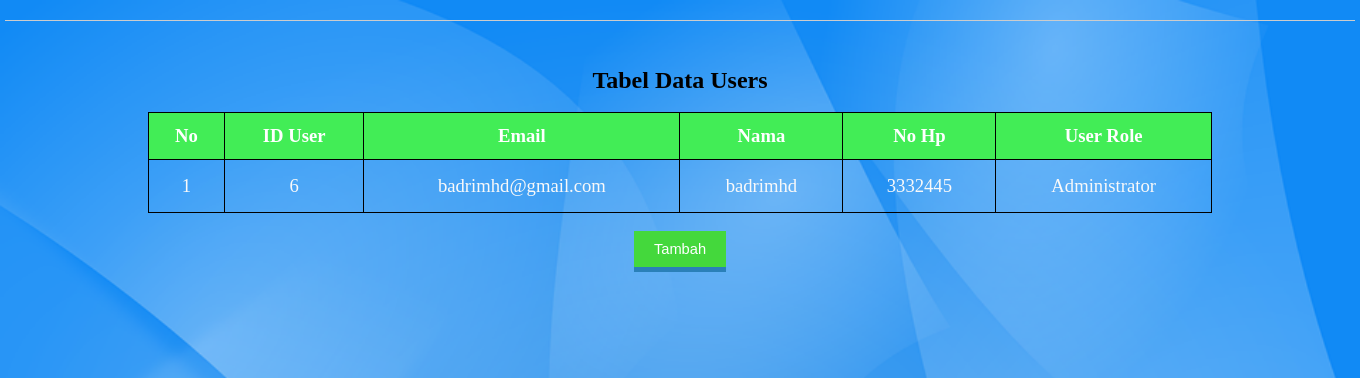
The page /user_tampil.php on the database its author committed.
### tables this page shows
CREATE TABLE `tb_users` (
  `user_id` int(11) NOT NULL,
  `user_email` varchar(50) NOT NULL,
  `user_password` varchar(100) NOT NULL,
  `user_nama` varchar(100) NOT NULL,
  `user_hp` varchar(25) NOT NULL,
  `user_role` tinyint(2) DEFAULT NULL
);

### app/Controller.php (called while the page is built, shortened)
<?php
class Controller{
	public function __construct() {
		try {
			$this->db = new PDO("mysql:host=localhost;dbname=sigadget", "root", "");
		} catch (Exception $e) {
			die("error! " . $e->getMessage());
		}
  	}
}

### app/Users.php (called while the page is built, shortened)
<?php
class Users extends Controller{
	public function tampil()
	{
		$sql= "SELECT * FROM tb_users";
		$stmt= $this->db->prepare($sql);
		$stmt->execute();
		$data = [];
		while ($rows = $stmt->fetch()){
			$data[] = $rows;
		}
		return $data;
	}
}
?>

### user_tampil.php (the view, shortened to what this page needs)
<?php
$users = new app\Users();
$rows = $users->tampil();
?>
<html>
	<head>
	<link rel="stylesheet"href="layout/assets/css/style.css">
	</head>
<body>
	<div class="utama">
	<div class="isi">
	<br>
	<br>
			<h2 align="center">Tabel Data Users</h2>
			<br>
			<thead>
			<table>
				<div class="tr1">
				<tr>
					<th>No</th>
					<th>ID User</th>
					<th>Email</th>
					<th>Nama</th>
					<th>No Hp</th>
					<th>User Role</th>
				</tr>
				</div>
			</thead>
				<?php
				$no = 1;
				?>
				<?php foreach ($rows as $row) { ?>
			<tbody>
				<tr>
					<td><?php echo $no++?></td>
					<td><?php echo $row['user_id']; ?></td>
					<td><?php echo $row['user_email']; ?></td>
					<td><?php echo $row['user_nama']; ?></td>
					<td><?php echo $row['user_hp']; ?></td>
					<td>
						<?php
						if($row['user_role'] == 1) {
							echo "Administrator";
						} else {
							echo "Operator";
						}
						?>
					</td>
				</tr>
			<tbody>
			<?php } ?>
			<br>
			<div align="center">
			<a href="dashboard.php?halaman=user_input">
			<button class="input">Tambah</button>
			</a>
			</div>
			<br>
</div>
</body>

### layout/assets/css/style.css (style rules this page uses)
* { margin: 0px auto; }
html,body { height: 100%; }
.utama { width: 1350px; min-height: 100%; margin: auto; position: relative; }
.input { background-color: #44d83c; color:white; padding:10px 20px; text-decoration:none; font-family:sans-serif; font-size:11pt; border-top:0; border-left:0; border-right:0; border-bottom:5px solid #2A80B9; cursor: pointer; }
.isi { margin-top: 20px; padding-left: 10px; border-top: 1px solid #ccc; border-collapse: collapse; color: black; padding: 10px; position : relative; padding-bottom :60px; }
.tr1 { background-color: #45D83C; border: 0px solid #ccc; width: 80%; }
table { border: 1px solid black; border-collapse: collapse; background-color: transparent; padding: 15px; color: #f9f9f9; font-style: initial ; font-size: 14pt; width: 80%; text-align: center; }
table th { border:1px solid black; background-color: #42ed56; color: #fff; padding: 12px; text-align: center; }
table td { border: 1px solid black; padding: 15px; }
body { ; background-image: url('../images/bg.png'); background-size: cover; background-attachment: fixed; background-repeat: no-repeat; }

### rows shown on the page
tb_users: user_id "6", user_email "badrimhd@gmail.com", user_nama "badrimhd", user_hp "3332445", user_role "Administrator"
